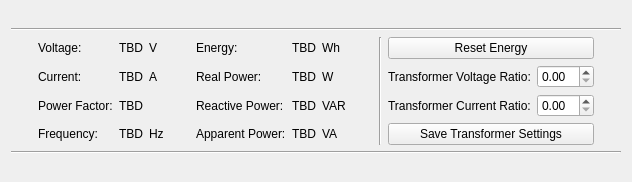
<?xml version="1.0" encoding="UTF-8"?>
<ui version="4.0">
 <class>EnergyMonitor</class>
 <widget class="QWidget" name="EnergyMonitor">
  <property name="geometry">
   <rect>
    <x>0</x>
    <y>0</y>
    <width>632</width>
    <height>182</height>
   </rect>
  </property>
  <property name="windowTitle">
   <string>Form</string>
  </property>
  <layout class="QVBoxLayout" name="verticalLayout">
   <item>
    <layout class="QVBoxLayout" name="layout_main">
     <item>
      <widget class="Line" name="line">
       <property name="orientation">
        <enum>Qt::Horizontal</enum>
       </property>
      </widget>
     </item>
     <item>
      <layout class="QGridLayout" name="gridLayout">
       <item row="2" column="3">
        <widget class="QLabel" name="label_18">
         <property name="text">
          <string/>
         </property>
        </widget>
       </item>
       <item row="2" column="1">
        <widget class="QLabel" name="label_6">
         <property name="text">
          <string>Power Factor:</string>
         </property>
        </widget>
       </item>
       <item row="0" column="1">
        <widget class="QLabel" name="label">
         <property name="text">
          <string>Voltage:</string>
         </property>
        </widget>
       </item>
       <item row="2" column="0">
        <spacer name="horizontalSpacer_2">
         <property name="orientation">
          <enum>Qt::Horizontal</enum>
         </property>
         <property name="sizeHint" stdset="0">
          <size>
           <width>40</width>
           <height>20</height>
          </size>
         </property>
        </spacer>
       </item>
       <item row="1" column="2">
        <widget class="QLabel" name="label_current">
         <property name="text">
          <string>TBD</string>
         </property>
         <property name="alignment">
          <set>Qt::AlignRight|Qt::AlignTrailing|Qt::AlignVCenter</set>
         </property>
        </widget>
       </item>
       <item row="0" column="2">
        <widget class="QLabel" name="label_voltage">
         <property name="text">
          <string>TBD</string>
         </property>
         <property name="alignment">
          <set>Qt::AlignRight|Qt::AlignTrailing|Qt::AlignVCenter</set>
         </property>
        </widget>
       </item>
       <item row="2" column="7">
        <widget class="QLabel" name="label_reactive_power">
         <property name="text">
          <string>TBD</string>
         </property>
         <property name="alignment">
          <set>Qt::AlignRight|Qt::AlignTrailing|Qt::AlignVCenter</set>
         </property>
        </widget>
       </item>
       <item row="2" column="2">
        <widget class="QLabel" name="label_power_factor">
         <property name="text">
          <string>TBD</string>
         </property>
         <property name="alignment">
          <set>Qt::AlignRight|Qt::AlignTrailing|Qt::AlignVCenter</set>
         </property>
        </widget>
       </item>
       <item row="0" column="3">
        <widget class="QLabel" name="label_13">
         <property name="text">
          <string>V</string>
         </property>
        </widget>
       </item>
       <item row="1" column="3">
        <widget class="QLabel" name="label_14">
         <property name="text">
          <string>A</string>
         </property>
        </widget>
       </item>
       <item row="0" column="11" colspan="2">
        <widget class="QPushButton" name="pushButton_2">
         <property name="text">
          <string>Reset Energy</string>
         </property>
        </widget>
       </item>
       <item row="2" column="11">
        <widget class="QLabel" name="label_12">
         <property name="text">
          <string>Transformer Current Ratio:</string>
         </property>
        </widget>
       </item>
       <item row="2" column="9">
        <spacer name="horizontalSpacer">
         <property name="orientation">
          <enum>Qt::Horizontal</enum>
         </property>
         <property name="sizeHint" stdset="0">
          <size>
           <width>40</width>
           <height>20</height>
          </size>
         </property>
        </spacer>
       </item>
       <item row="1" column="1">
        <widget class="QLabel" name="label_2">
         <property name="text">
          <string>Current:</string>
         </property>
        </widget>
       </item>
       <item row="3" column="7">
        <widget class="QLabel" name="label_apparent_power">
         <property name="text">
          <string>TBD</string>
         </property>
         <property name="alignment">
          <set>Qt::AlignRight|Qt::AlignTrailing|Qt::AlignVCenter</set>
         </property>
        </widget>
       </item>
       <item row="2" column="12">
        <widget class="QDoubleSpinBox" name="doubleSpinBox_2"/>
       </item>
       <item row="3" column="11" colspan="2">
        <widget class="QPushButton" name="pushButton">
         <property name="text">
          <string>Save Transformer Settings</string>
         </property>
        </widget>
       </item>
       <item row="3" column="3">
        <widget class="QLabel" name="label_9">
         <property name="text">
          <string>Hz</string>
         </property>
        </widget>
       </item>
       <item row="3" column="2">
        <widget class="QLabel" name="label_frequency">
         <property name="text">
          <string>TBD</string>
         </property>
         <property name="alignment">
          <set>Qt::AlignRight|Qt::AlignTrailing|Qt::AlignVCenter</set>
         </property>
        </widget>
       </item>
       <item row="2" column="5">
        <widget class="QLabel" name="label_5">
         <property name="text">
          <string>Reactive Power:</string>
         </property>
        </widget>
       </item>
       <item row="1" column="11">
        <widget class="QLabel" name="label_10">
         <property name="text">
          <string>Transformer Voltage Ratio:</string>
         </property>
        </widget>
       </item>
       <item row="3" column="1">
        <widget class="QLabel" name="label_7">
         <property name="text">
          <string>Frequency:</string>
         </property>
        </widget>
       </item>
       <item row="2" column="8">
        <widget class="QLabel" name="label_17">
         <property name="text">
          <string>VAR</string>
         </property>
        </widget>
       </item>
       <item row="2" column="4">
        <spacer name="horizontalSpacer_3">
         <property name="orientation">
          <enum>Qt::Horizontal</enum>
         </property>
         <property name="sizeHint" stdset="0">
          <size>
           <width>40</width>
           <height>20</height>
          </size>
         </property>
        </spacer>
       </item>
       <item row="0" column="8">
        <widget class="QLabel" name="label_11">
         <property name="text">
          <string>Wh</string>
         </property>
        </widget>
       </item>
       <item row="3" column="5">
        <widget class="QLabel" name="label_4">
         <property name="text">
          <string>Apparent Power:</string>
         </property>
        </widget>
       </item>
       <item row="1" column="7">
        <widget class="QLabel" name="label_real_power">
         <property name="text">
          <string>TBD</string>
         </property>
         <property name="alignment">
          <set>Qt::AlignRight|Qt::AlignTrailing|Qt::AlignVCenter</set>
         </property>
        </widget>
       </item>
       <item row="1" column="12">
        <widget class="QDoubleSpinBox" name="doubleSpinBox"/>
       </item>
       <item row="1" column="5">
        <widget class="QLabel" name="label_3">
         <property name="text">
          <string>Real Power:</string>
         </property>
        </widget>
       </item>
       <item row="3" column="8">
        <widget class="QLabel" name="label_16">
         <property name="text">
          <string>VA</string>
         </property>
        </widget>
       </item>
       <item row="1" column="8">
        <widget class="QLabel" name="label_15">
         <property name="text">
          <string>W</string>
         </property>
        </widget>
       </item>
       <item row="0" column="7">
        <widget class="QLabel" name="label_energy">
         <property name="text">
          <string>TBD</string>
         </property>
         <property name="alignment">
          <set>Qt::AlignRight|Qt::AlignTrailing|Qt::AlignVCenter</set>
         </property>
        </widget>
       </item>
       <item row="2" column="13">
        <spacer name="horizontalSpacer_4">
         <property name="orientation">
          <enum>Qt::Horizontal</enum>
         </property>
         <property name="sizeHint" stdset="0">
          <size>
           <width>40</width>
           <height>20</height>
          </size>
         </property>
        </spacer>
       </item>
       <item row="0" column="5">
        <widget class="QLabel" name="label_8">
         <property name="text">
          <string>Energy:</string>
         </property>
        </widget>
       </item>
       <item row="0" column="10" rowspan="4">
        <widget class="Line" name="line_3">
         <property name="orientation">
          <enum>Qt::Vertical</enum>
         </property>
        </widget>
       </item>
      </layout>
     </item>
     <item>
      <layout class="QVBoxLayout" name="layout_graph">
       <item>
        <widget class="Line" name="line_2">
         <property name="orientation">
          <enum>Qt::Horizontal</enum>
         </property>
        </widget>
       </item>
      </layout>
     </item>
    </layout>
   </item>
  </layout>
 </widget>
 <resources/>
 <connections/>
</ui>
